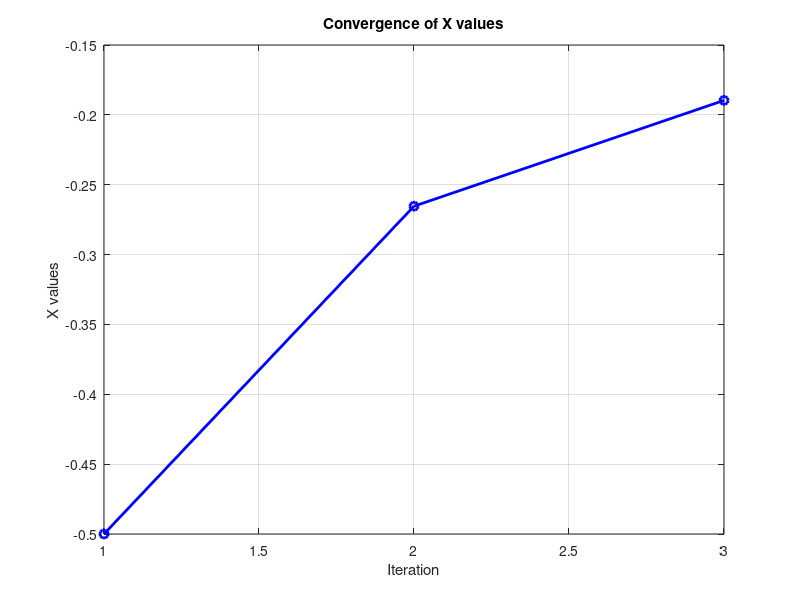
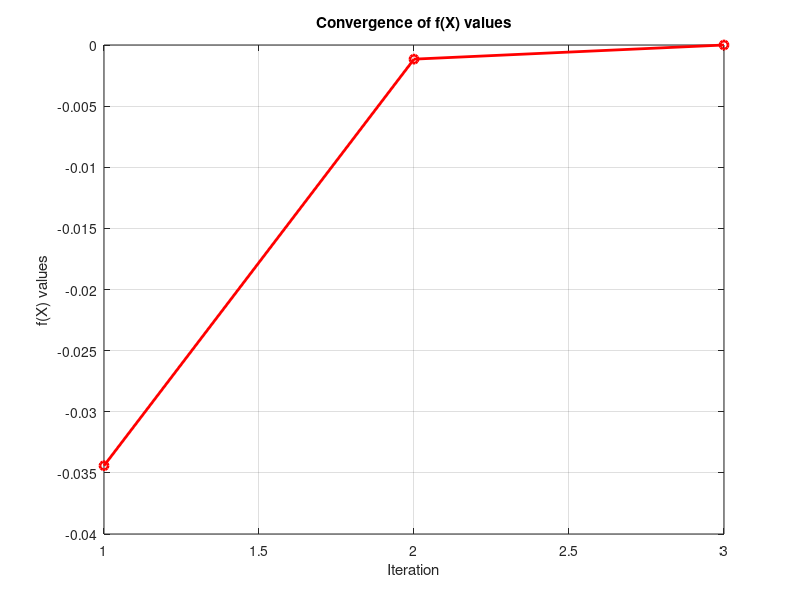
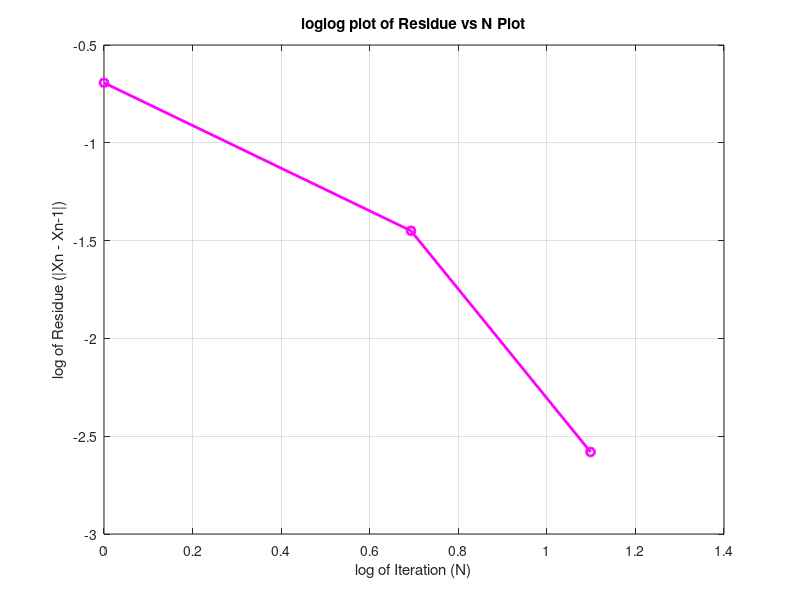
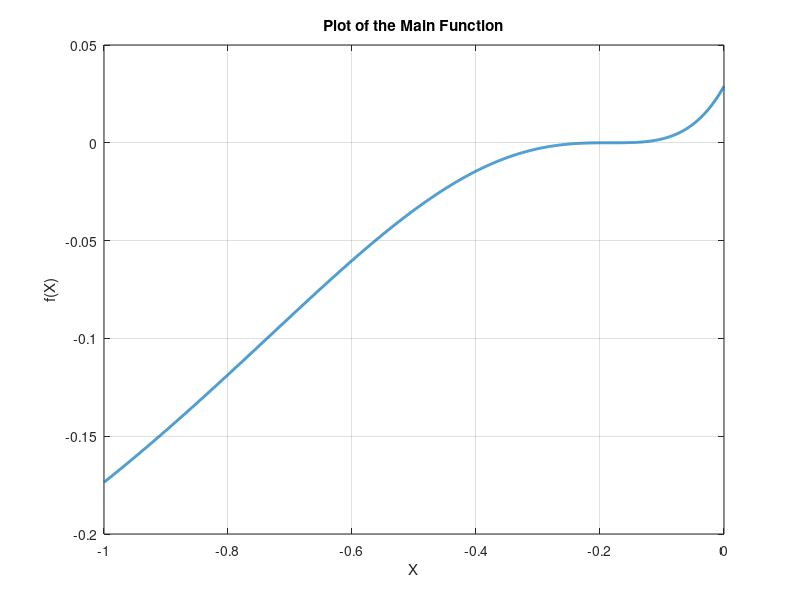

Recreate these plots in MATLAB, in order.
fq2b = @(x) exp(6*x)+(3*(log(2))^2)*exp(2*x)- exp(4*x)*(log(8))- (log(2))^3;
dfq2b= @(x) 6*exp(6*x)+(6*(log(2))^2)*exp(2*x)- exp(4*x)*(log(8))*4;
dfdfq2b= @(x) 36*exp(6*x)+(12*(log(2))^2)*exp(2*x)- exp(4*x)*(log(8))*16;
epsilon = 1e-5;
Nmax=10000;
x= -0.5;
d=1;
solution = fzero(fq2b,-0.5);



fprintf("Below Values are up to 8 decimal places\n");
fprintf("Iteration\tX\t\tf(x)\t\tActual Solution\t\tAbsolute Error\t\tResidue\n");

% Initialize arrays to store iteration data for plotting
x_values = zeros(1, Nmax);
fx_values = zeros(1, Nmax);
absolute_errors = zeros(1, Nmax);

while d <= Nmax
    c = fq2b(x);
    dc = dfq2b(x);
    dcdc=dfdfq2b(x);
    
    % Store values for plotting
    x_values(d) = x;
    fx_values(d) = c;

    
    
    if(d==1)
        fprintf("%d\t\t%.8f\t%.8f\t%.8f\t%.8f\t\t%.8f\n", d, x, c, solution, abs(x -solution),abs(x));
        absolute_errors(d) = abs(x);
        x = x- (c*dc)/((dc)^2 - c*(dcdc));
        
    else

        fprintf("%d\t\t%.8f\t%.8f\t%.8f\t%.8f\t\t%.8f\n", d, x, c, solution, abs(x -solution),abs(x-x_values(d-1)));
        absolute_errors(d) = abs(x - x_values(d-1));
        x = x- (c*dc)/((dc)^2 - c*(dcdc));
       
    end
    if abs(c) <= epsilon
        
        fprintf("Approximate Solution comes out to be %.8f\n", x);
        break;
    end

    d = d + 1;
end

if d == Nmax
    fprintf("For %d iterations, the solution does not converge up to the given error %f\n", Nmax, epsilon);
end

% Figure 1 Plotting the convergence of X values
figure;
plot(1:d, x_values(1:d), '-o', 'Color', 'b', 'LineWidth', 2);
title('Convergence of X values');
xlabel('Iteration');
ylabel('X values');
grid on;

% Figure 2 Plotting the convergence of f(X) values
figure;
plot(1:d, fx_values(1:d), '-o', 'Color', 'r', 'LineWidth', 2);
title('Convergence of f(X) values');
xlabel('Iteration');
ylabel('f(X) values');
grid on;

% Figure 3 Plotting the absolute error plot
figure;
plot(log(1:d), log(absolute_errors(1:d)), '-o', 'Color', 'm', 'LineWidth', 2);
title('loglog plot of Residue vs N Plot');
xlabel('log of Iteration (N)');
ylabel('log of Residue (|Xn - Xn-1|)');
grid on;

% Figure 4 Plot of the main function
figure;
x = linspace(-1, 0, 3000);
plot(x,exp(6.*x)+(3.*(log(2)).^2).*exp(2.*x)- exp(4.*x).*(log(8))- (log(2))^3,'LineWidth', 2);
title('Plot of the Main Function');
xlabel('X');
ylabel('f(X)');
grid on;





